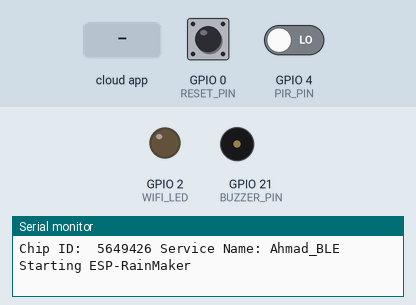
Recording of a sketch running on a simulated ESP32. On the bench: output pins drawn as LEDs (lit = HIGH), buzzer (waves = sounding, pin HIGH), the last lines printed to the serial monitor. The inputs (shaded band) are chosen by the test bench; at power-on: GPIO 0 (RESET_PIN) HIGH, GPIO 4 (PIR_PIN) LOW. WiFi joins after 1.5 s; servers stay silent unless stated. At 12.2 s the program restarts the board; the recording ends there.

Above: at 1.2 s.
1.3 s: GPIO 0 (RESET_PIN) pulled LOW for 0.15 s
At 2.1 s:
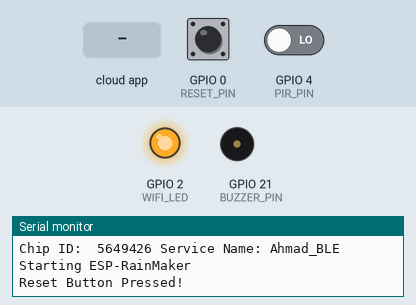
3.0 s: the phone or cloud app sets SecuritySwitch to 0
4.5 s: the phone or cloud app sets SecuritySwitch to 1
6.0 s: GPIO 4 (PIR_PIN) driven HIGH
At 6.9 s:
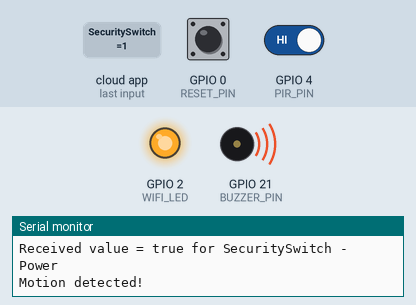
9.0 s: GPIO 0 (RESET_PIN) pulled LOW for 3.2 s
At 9.9 s:
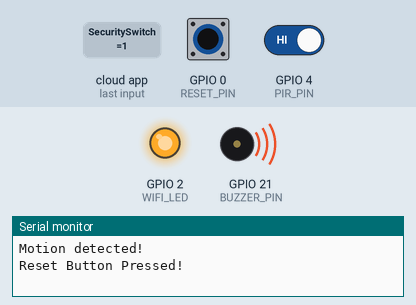
Timing chart, 0 to 12.0 s (numbered marks = the images above; inputs shaded):
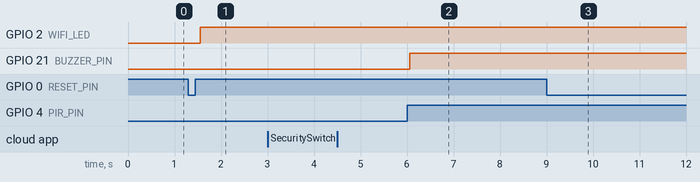

The sketch:

rainmaker-pir.ino
```cpp
#include "RMaker.h"
#include "WiFi.h"
#include "WiFiProv.h"
//---------------------------------------------------
const char *service_name = "Ahmad_BLE";
const char *pop = "12345678";
//---------------------------------------------------
static uint8_t WIFI_LED   = 2;
static uint8_t RESET_PIN  = 0;
static uint8_t PIR_PIN    = 4;
static uint8_t BUZZER_PIN = 21;
//---------------------------------------------------
//PIR Motion Sensor
boolean PIR_STATE_NEW     = LOW;  // current state
boolean PIR_STATE_OLD     = LOW;  // previous state
//---------------------------------------------------
boolean BUZZER_STATE        = false;
unsigned long buzzer_timer  = 0;
//---------------------------------------------------
char device1[] = "SecuritySwitch";
/*The framework provides some standard device types
  //like switch, lightbulb, fan, temperature sensor.*/
static Switch SecuritySwitch(device1, NULL);
/* the current status of the security switch*/
bool SECURITY_STATE = false;
//---------------------------------------------------
uint32_t chipId = 0;
//---------------------------------------------------

/****************************************************************************************************
   sysProvEvent Function
*****************************************************************************************************/
void sysProvEvent(arduino_event_t *sys_event)
{
  switch (sys_event->event_id) {
    case ARDUINO_EVENT_PROV_START:
#if CONFIG_IDF_TARGET_ESP32
      Serial.printf("\nProvisioning Started with name \"%s\" and PoP \"%s\" on BLE\n", service_name, pop);
      printQR(service_name, pop, "ble");
#else
      Serial.printf("\nProvisioning Started with name \"%s\" and PoP \"%s\" on SoftAP\n", service_name, pop);
      printQR(service_name, pop, "softap");
#endif
      break;
    case ARDUINO_EVENT_WIFI_STA_CONNECTED:
      Serial.printf("\nConnected to Wi-Fi!\n");
      digitalWrite(WIFI_LED, HIGH);
      break;
  }
}

/****************************************************************************************************
   write_callback Function
*****************************************************************************************************/
void write_callback(Device *device, Param *param, const param_val_t val, void *priv_data, write_ctx_t *ctx)
{
  const char *device_name = device->getDeviceName();
  const char *param_name = param->getParamName();
  //----------------------------------------------------------------------------------
  if (strcmp(device_name, device1) == 0) {

    Serial.printf("SecuritySwitch = %s\n", val.val.b ? "true" : "false");

    if (strcmp(param_name, "Power") == 0) {
      Serial.printf("Received value = %s for %s - %s\n",
                    val.val.b ? "true" : "false", device_name, param_name);
      SECURITY_STATE = val.val.b;
      param->updateAndReport(val);
      //________________________________________________
      if (SECURITY_STATE == true) {
        esp_rmaker_raise_alert("Security is ON");
      }
      else {
        esp_rmaker_raise_alert("Security is OFF");
      }
      //________________________________________________

    }
  }
  //----------------------------------------------------------------------------------
}

/****************************************************************************************************
   setup Function
*****************************************************************************************************/
void setup() {
  //------------------------------------------------------------------------------
  Serial.begin(115200);
  //------------------------------------------------------------------------------
  pinMode(RESET_PIN, INPUT);
  pinMode(WIFI_LED, OUTPUT);
  digitalWrite(WIFI_LED, LOW);
  //------------------------------------------------------------------------------
  pinMode(BUZZER_PIN, OUTPUT);
  pinMode(PIR_PIN, INPUT);
  //------------------------------------------------------------------------------
  Node my_node;
  my_node = RMaker.initNode("Ahmad_Logs");
  //------------------------------------------------------------------------------
  //Standard switch device
  SecuritySwitch.addCb(write_callback);
  //------------------------------------------------------------------------------
  //Add switch device to the node
  my_node.addDevice(SecuritySwitch);
  //------------------------------------------------------------------------------
  //This is optional
  RMaker.enableOTA(OTA_USING_PARAMS);
  RMaker.enableTZService();
  RMaker.enableSchedule();
  //------------------------------------------------------------------------------
  //Service Name
  for (int i = 0; i < 17; i = i + 8) {
    chipId |= ((ESP.getEfuseMac() >> (40 - i)) & 0xff) << i;
  }

  Serial.printf("\nChip ID:  %d Service Name: %s\n", chipId, service_name);
  //------------------------------------------------------------------------------
  Serial.printf("\nStarting ESP-RainMaker\n");
  RMaker.start();
  //------------------------------------------------------------------------------
  WiFi.onEvent(sysProvEvent);
#if CONFIG_IDF_TARGET_ESP32
  WiFiProv.beginProvision(WIFI_PROV_SCHEME_BLE, WIFI_PROV_SCHEME_HANDLER_FREE_BTDM, WIFI_PROV_SECURITY_1, pop, service_name);
#else
  WiFiProv.beginProvision(WIFI_PROV_SCHEME_SOFTAP, WIFI_PROV_SCHEME_HANDLER_NONE, WIFI_PROV_SECURITY_1, pop, service_name);
#endif
  //------------------------------------------------------------------------------
  SecuritySwitch.updateAndReportParam(ESP_RMAKER_DEF_POWER_NAME, false);
  //my_switch1.updateAndReportParam(ESP_RMAKER_DEF_POWER_NAME, STATE_RELAY_1);

  //Serial.printf("Relay2 is %s \n", STATE_RELAY_2? "ON" : "OFF");
  //------------------------------------------------------------------------------
}

/****************************************************************************************************
   loop Function
*****************************************************************************************************/
void loop()
{
  //------------------------------------------------------------------------------
  // Read GPIO0 (external button to reset device
  if (digitalRead(RESET_PIN) == LOW) { //Push button pressed
    Serial.printf("Reset Button Pressed!\n");
    // Key debounce handling
    delay(100);
    int startTime = millis();
    while (digitalRead(RESET_PIN) == LOW) delay(50);
    int endTime = millis();
    //_______________________________________________________________________
    if ((endTime - startTime) > 10000) {
      // If key pressed for more than 10secs, reset all
      Serial.printf("Reset to factory.\n");
      RMakerFactoryReset(2);
    }
    //_______________________________________________________________________
    else if ((endTime - startTime) > 3000) {
      Serial.printf("Reset Wi-Fi.\n");
      // If key pressed for more than 3secs, but less than 10, reset Wi-Fi
      RMakerWiFiReset(2);
    }
    //_______________________________________________________________________
  }
  //------------------------------------------------------------------------------
  delay(100);

  if (WiFi.status() != WL_CONNECTED) {
    //Serial.println("WiFi Not Connected");
    digitalWrite(WIFI_LED, LOW);
  }
  else {
    //Serial.println("WiFi Connected");
    digitalWrite(WIFI_LED, HIGH);
  }
  //------------------------------------------------------------------------------
  detectMotion();
  controlBuzzer();
  //------------------------------------------------------------------------------
}

/****************************************************************************************************
   PirSensor Function
*****************************************************************************************************/
void detectMotion() {
  if (SECURITY_STATE == true) {
    PIR_STATE_OLD = PIR_STATE_NEW; // store old state
    PIR_STATE_NEW = digitalRead(PIR_PIN); //read new state
    //------------------------------------------------------------------------
    if (PIR_STATE_OLD == LOW && PIR_STATE_NEW == HIGH) {
      Serial.println("Motion detected!");
      esp_rmaker_raise_alert("Security Alert!\nMotion is detected.");
      digitalWrite(BUZZER_PIN, HIGH);
      BUZZER_STATE = true;
      buzzer_timer = millis();
    }
    //------------------------------------------------------------------------
  }
}

void controlBuzzer() {
  if (BUZZER_STATE == true) {
    if (millis() - buzzer_timer > 5000) {
      digitalWrite(BUZZER_PIN, LOW);
      BUZZER_STATE = false;
      buzzer_timer = 0;
    }
  }
}
```

Measured:
- after the input at 6.0 s, GPIO 21 (BUZZER_PIN): LOW → HIGH after 0.06 s
- after the input at 9.0 s, GPIO 21 (BUZZER_PIN): stays HIGH (without the input it goes to LOW after 2.1 s)
